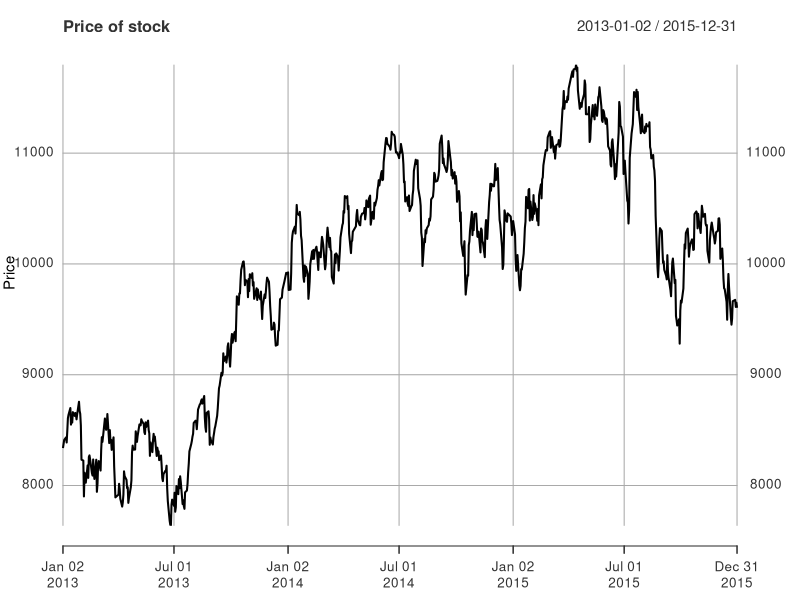

Write R code to recreate this figure. (Note: this script raises an error after producing the figure.)
library(quantmod)
library(tseries)
library(timeSeries)
library(forecast)
library(xts)
library(readr)
library(ggplot2)

raw_data <- read_csv('../data/IBEX35.csv', col_names=TRUE)
tsprice <- xts(x=raw_data$Price, order.by = as.Date(raw_data$Date,"%m/%d/%y"), frequency = 255)
summary(tsprice)

plot(tsprice, type='l', main='Price of stock', xlab='Date', ylab='Price')

tsprice_train <- tsprice[index(stock_log_return)<as.Date("2015-01-01")]
tsprice_test <- tsprice[index(stock_log_return)>=as.Date("2015-01-01")]

fit_model <- auto.arima(tsprice_train)

arima_model <- arima(tsprice_train, order=c(0,1,0))

test_pred <- forecast.Arima(arima_model, h=length(tsprice_test))

plot.forecast(test_pred)
